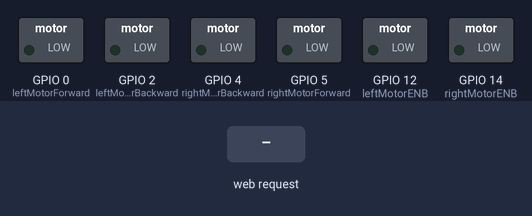
A sketch run on a simulated ESP8266 (NodeMCU). Parts: switched loads named in the sketch (green lamp = pin HIGH). The test bench sets the inputs (shaded band). WiFi joins after 1.5 s; servers stay silent unless stated; what the sketch prints to the serial monitor is not drawn.

Above: at 2.7 s.
2.8 s: HTTP request GET /5/on received
At 3.8 s:
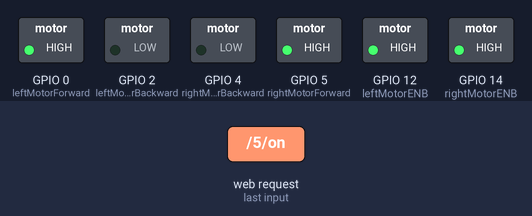
4.3 s: HTTP request GET /4/on received
At 4.9 s:
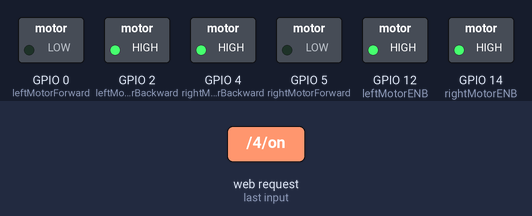
5.8 s: HTTP request GET /3/on received
At 7.0 s:
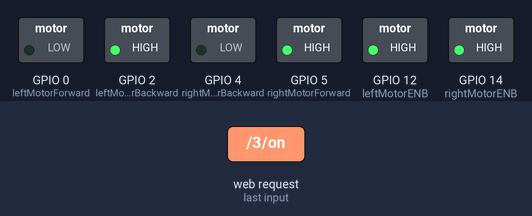
7.3 s: HTTP request GET /2/on received
At 8.4 s:
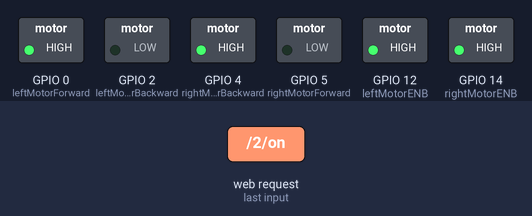
Timing chart, 0 to 9.8 s (numbered marks = the images above; inputs shaded):
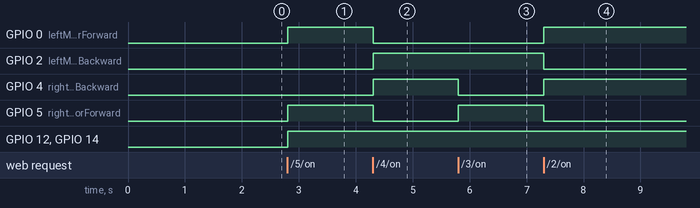

Measured:
- after the input at 2.8 s, GPIO 0 (leftMotorForward), GPIO 5 (rightMotorForward), GPIO 12 (leftMotorENB), GPIO 14 (rightMotorENB): LOW → HIGH at once
- after the input at 4.3 s, GPIO 0 (leftMotorForward), GPIO 5 (rightMotorForward): HIGH → LOW at once; GPIO 2 (leftMotorBackward), GPIO 4 (rightMotorBackward): LOW → HIGH at once
- after the input at 5.8 s, GPIO 4 (rightMotorBackward): HIGH → LOW at once; GPIO 5 (rightMotorForward): LOW → HIGH at once
- after the input at 7.3 s, GPIO 0 (leftMotorForward), GPIO 4 (rightMotorBackward): LOW → HIGH at once; GPIO 2 (leftMotorBackward), GPIO 5 (rightMotorForward): HIGH → LOW at once

The sketch:

wiro_wifi_bot_update.ino
```cpp
 /*
 * Mert Arduino and Tech - YouTube
 * WiFi Robot controlled by Phone (WiFibot/Android/IoT/ESP8266)
 * NodeMCU ESP8266 Tutorial 03
 * Please Subscribe for Support - https://goo.gl/RLT6DT
 */


/* include library */
#include <ESP8266WiFi.h>

/*
 * If you have no idea about this library, you can watch the tutorial below
 * NodeMCU ESP8266 Tutorial 01: Programming NodeMCU ESP-12E Using Arduino IDE
 * https://youtu.be/NtyFx1frYB0
 */

/* define port */
WiFiClient client;
WiFiServer server(80);


// Variable to store the HTTP request
String header;
/* WIFI settings */
const char* ssid = "Ke Diyeche!";
const char* password = "hasinahahaha";

/* data received from application */


/* define L298N or L293D motor control pins */
int leftMotorForward = 0;     /* GPIO2(D4) -> IN3   */
int rightMotorForward = 5;   /* GPIO15(D8) -> IN1  */
int leftMotorBackward = 2;    /* GPIO0(D3) -> IN4   */
int rightMotorBackward = 4;  /* GPIO13(D7) -> IN2  */


/* define L298N or L293D enable pins */
int rightMotorENB = 14; /* GPIO14(D5) -> Motor-A Enable */
int leftMotorENB = 12;  /* GPIO12(D6) -> Motor-B Enable */

String output5State = "off";
String output4State = "off";
String output3State = "off";
String output2State = "off";


void setup()
{
  /* initialize motor control pins as output */
  pinMode(leftMotorForward, OUTPUT);
  pinMode(rightMotorForward, OUTPUT);
  pinMode(leftMotorBackward, OUTPUT);
  pinMode(rightMotorBackward, OUTPUT);

  /* initialize motor enable pins as output */
  pinMode(leftMotorENB, OUTPUT);
  pinMode(rightMotorENB, OUTPUT);


 Serial.begin(115200);
  Serial.print("Connecting to ");
  Serial.println(ssid);
  WiFi.begin(ssid, password);
  while (WiFi.status() != WL_CONNECTED) {
    delay(500);
    Serial.print(".");
  }
  // Print local IP address and start web server
  Serial.println("");
  Serial.println("WiFi connected.");
  Serial.println("IP address: ");
  Serial.println(WiFi.localIP());
  /* start server communication */
  server.begin();
}


void loop(){
  WiFiClient client = server.available();   // Listen for incoming clients

  if (client) {                             // If a new client connects,
    Serial.println("New Client.");          // print a message out in the serial port
    String currentLine = "";                // make a String to hold incoming data from the client
    while (client.connected()) {            // loop while the client's connected
      if (client.available()) {             // if there's bytes to read from the client,
        char c = client.read();             // read a byte, then
        Serial.write(c);                    // print it out the serial monitor
        header += c;
        if (c == '\n') {                    // if the byte is a newline character
          // if the current line is blank, you got two newline characters in a row.
          // that's the end of the client HTTP request, so send a response:
          if (currentLine.length() == 0) {
            // HTTP headers always start with a response code (e.g. HTTP/1.1 200 OK)
            // and a content-type so the client knows what's coming, then a blank line:
            client.println("HTTP/1.1 200 OK");
            client.println("Content-type:text/html");
            client.println("Connection: close");
            client.println();

            // turns the GPIOs on and off
            if (header.indexOf("GET /5/on") >= 0) {
              Serial.println("GPIO 5 on");
              output5State = "on";
               output4State = "off";
               output3State = "off";
               output2State = "off";
              MotorForward();
            } else if (header.indexOf("GET /5/off") >= 0) {
              Serial.println("GPIO 5 off");
              output5State = "off";
              MotorStop();
            } else if (header.indexOf("GET /4/on") >= 0) {
              Serial.println("GPIO 4 on");
              output4State = "on";
              output5State = "off";
               output3State = "off";
               output2State = "off";
              MotorBackward();
            } else if (header.indexOf("GET /4/off") >= 0) {
              Serial.println("GPIO 4 off");
              output4State = "off";
              MotorStop();
            }
            else if (header.indexOf("GET /3/on") >= 0) {
              Serial.println("GPIO 3 on");
              output5State = "off";
              output4State = "off";
               output3State = "on";
               output2State = "off";
              TurnLeft();
            } else if (header.indexOf("GET /3/off") >= 0) {
              Serial.println("GPIO 3 off");
              output3State = "off";
              MotorStop();
            }
            else if (header.indexOf("GET /2/on") >= 0) {
              Serial.println("GPIO 2 on");
              output2State = "on";
              output4State = "off";
               output3State = "off";
               output5State = "off";
              TurnRight();
            } else if (header.indexOf("GET /2/off") >= 0) {
              Serial.println("GPIO 2 off");
              output2State = "off";
              MotorStop();
            }

           // Display the HTML web page
            client.println("<!DOCTYPE html><html>");
            client.println("<head><meta name=\"viewport\" content=\"width=device-width, initial-scale=1\">");
            client.println("<link rel=\"icon\" href=\"data:,\">");
            // CSS to style the on/off buttons
            // Feel free to change the background-color and font-size attributes to fit your preferences
            client.println("<style>html { font-family: Helvetica; display: inline-block; margin: 0px auto; text-align: center;}");
            client.println(".button { background-color: #195B6A; border: none;border-radius: 50%;right:520px;bottom:520px; color: white; padding: 16px 40px;");
            client.println("text-decoration: none; font-size: 30px; margin: 2px; cursor: pointer;}");
            client.println(".button2 {background-color: #fc2808;}</style></head>");

            // Web Page Heading
            client.println("<body><h1>ESP8266 Web Server</h1>");

            // Display current state, and ON/OFF buttons for GPIO 5
//            client.println("<p>GPIO 5 - State " + output5State + "</p>");
            // If the output5State is off, it displays the ON button
            if (output5State=="off") {
              client.println("<p><a href=\"/5/on\"><button class=\"button\">Forward</button></a></p>");
            } else {
              client.println("<p><a href=\"/5/off\"><button class=\"button button2\">Forward</button></a></p>");
            }

            // Display current state, and ON/OFF buttons for GPIO 4
            //client.println("<p>GPIO 4 - State " + output4State + "</p>");
            // If the output4State is off, it displays the ON button
            if (output4State=="off") {
              client.println("<p><a href=\"/4/on\"><button class=\"button\">Backword</button></a></p>");
            } else {
              client.println("<p><a href=\"/4/off\"><button class=\"button button2\">Backword</button></a></p>");
            }

             // Display current state, and ON/OFF buttons for GPIO 3
           // client.println("<p>GPIO 3 - State " + output3State + "</p>");
            // If the output5State is off, it displays the ON button
            if (output3State=="off") {
              client.println("<p><a href=\"/3/on\"><button class=\"button\">Left</button></a></p>");
            } else {
              client.println("<p><a href=\"/3/off\"><button class=\"button button2\">Left</button></a></p>");
            }

            // Display current state, and ON/OFF buttons for GPIO 2
            //client.println("<p>GPIO 2 - State " + output2State + "</p>");
            // If the output4State is off, it displays the ON button
            if (output2State=="off") {
              client.println("<p><a href=\"/2/on\"><button class=\"button\">Right</button></a></p>");
            } else {
              client.println("<p><a href=\"/2/off\"><button class=\"button button2\">Right</button></a></p>");
            }
            client.println("</body></html>");

            // The HTTP response ends with another blank line
            client.println();
            // Break out of the while loop
            break;
          } else { // if you got a newline, then clear currentLine
            currentLine = "";
          }
        } else if (c != '\r') {  // if you got anything else but a carriage return character,
          currentLine += c;      // add it to the end of the currentLine
        }
      }
    }
    // Clear the header variable
    header = "";
    // Close the connection
    client.stop();
    Serial.println("Client disconnected.");
    Serial.println("");
  }
}
/********************************************* FORWARD *****************************************************/
void MotorForward(void)
{
  digitalWrite(leftMotorENB,HIGH);
  digitalWrite(rightMotorENB,HIGH);
  digitalWrite(leftMotorForward,HIGH);
  digitalWrite(rightMotorForward,HIGH);
  digitalWrite(leftMotorBackward,LOW);
  digitalWrite(rightMotorBackward,LOW);
}

/********************************************* BACKWARD *****************************************************/
void MotorBackward(void)
{
  digitalWrite(leftMotorENB,HIGH);
  digitalWrite(rightMotorENB,HIGH);
  digitalWrite(leftMotorBackward,HIGH);
  digitalWrite(rightMotorBackward,HIGH);
  digitalWrite(leftMotorForward,LOW);
  digitalWrite(rightMotorForward,LOW);
}

/********************************************* TURN LEFT *****************************************************/
void TurnLeft(void)
{
  digitalWrite(leftMotorENB,HIGH);
  digitalWrite(rightMotorENB,HIGH);
  digitalWrite(leftMotorForward,LOW);
  digitalWrite(rightMotorForward,HIGH);
  digitalWrite(rightMotorBackward,LOW);
  digitalWrite(leftMotorBackward,HIGH);
}

/********************************************* TURN RIGHT *****************************************************/
void TurnRight(void)
{
  digitalWrite(leftMotorENB,HIGH);
  digitalWrite(rightMotorENB,HIGH);
  digitalWrite(leftMotorForward,HIGH);
  digitalWrite(rightMotorForward,LOW);
  digitalWrite(rightMotorBackward,HIGH);
  digitalWrite(leftMotorBackward,LOW);
}

/********************************************* STOP *****************************************************/
void MotorStop(void)
{
  digitalWrite(leftMotorENB,LOW);
  digitalWrite(rightMotorENB,LOW);
  digitalWrite(leftMotorForward,LOW);
  digitalWrite(leftMotorBackward,LOW);
  digitalWrite(rightMotorForward,LOW);
  digitalWrite(rightMotorBackward,LOW);
}

/********************************** RECEIVE DATA FROM the APP ******************************************/
```
